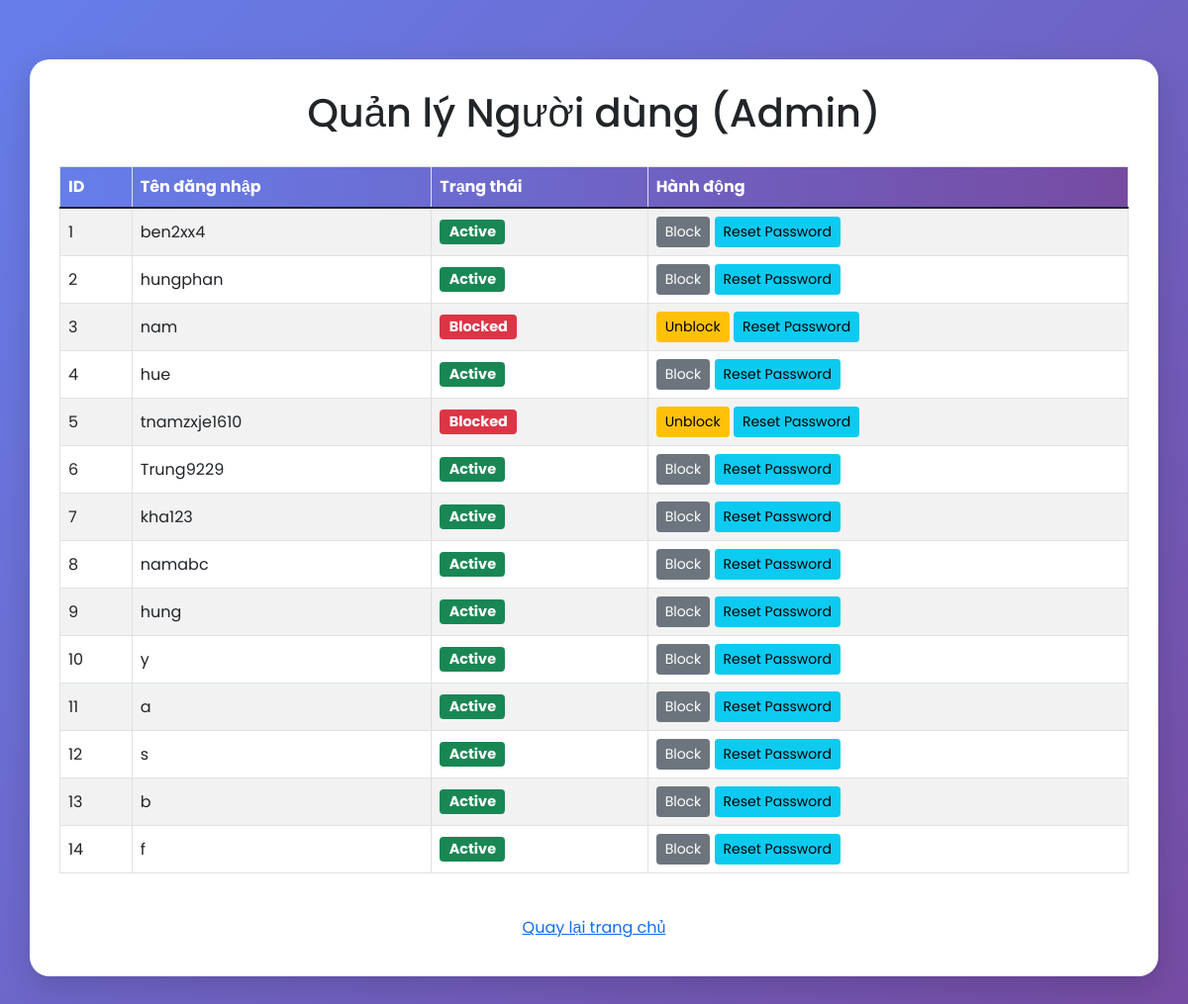
Page /admin (signed in) on the earlier database version.
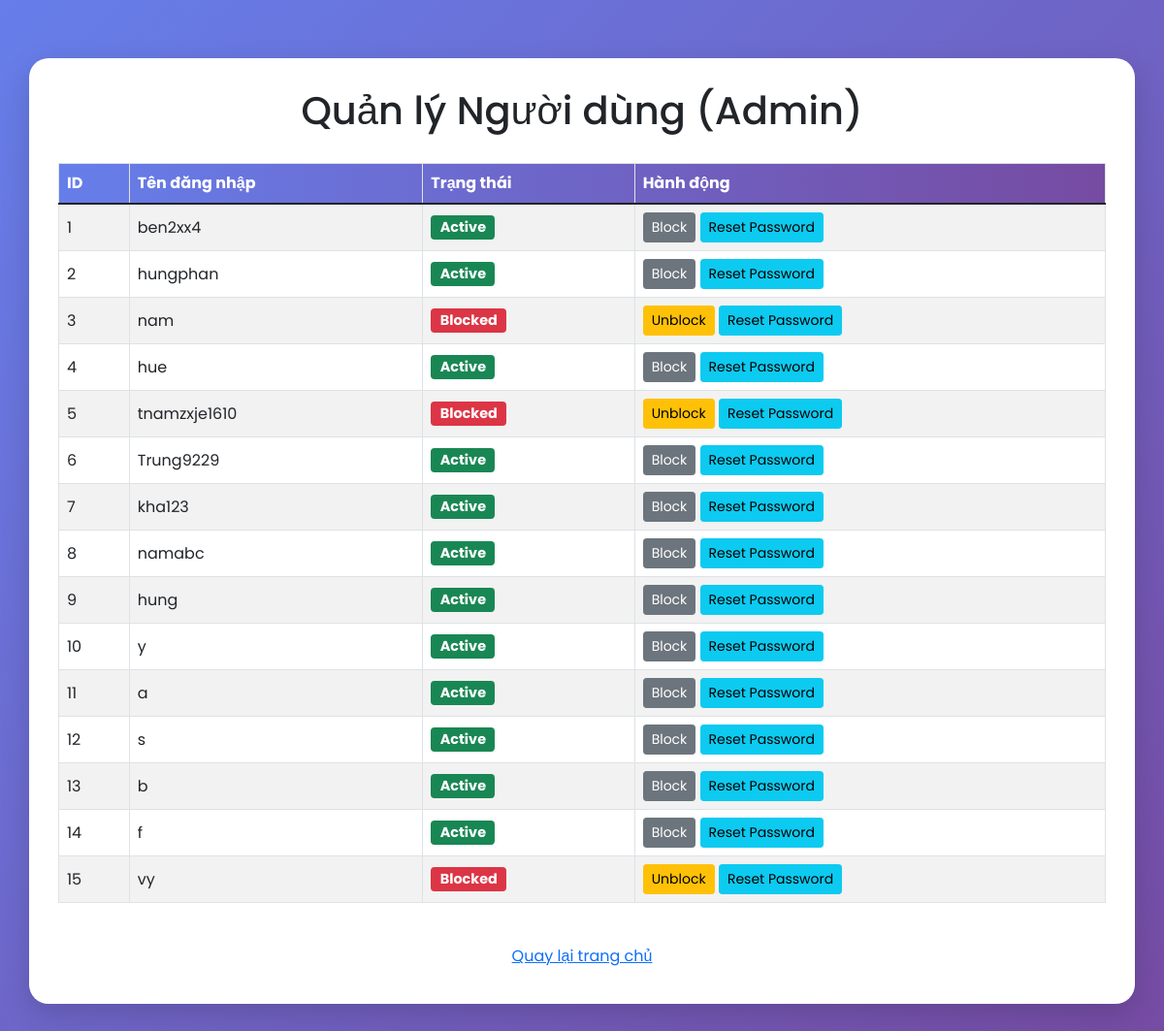
Same page on the later database version.
### app.py (models this page shows)
class User(db.Model):
    id = db.Column(db.Integer, primary_key=True)
    username = db.Column(db.String(50), unique=True, nullable=False)
    password = db.Column(db.String(200), nullable=False)
    is_admin = db.Column(db.Boolean, default=False)
    is_blocked = db.Column(db.Boolean, default=False)
    posts = db.relationship('Post', backref='user', lazy=True)

### app.py (the view)
@app.route('/admin')
def admin():
    user = current_user()
    if not user or not user.is_admin:
        flash('Bạn không có quyền truy cập trang này.')
        return redirect(url_for('home'))
    if user.is_blocked:
        flash('Tài khoản của bạn đã bị khóa!')
        return redirect(url_for('home'))
    users = User.query.all()
    return render_template('admin.html', user=user, users=users)

### app.py (called while the page is built)
def current_user():
    if 'user_id' in session:
        return User.query.get(session['user_id'])
    return None

### Templates/admin.html (shortened to what this page needs)
<!DOCTYPE html>
<html lang="vi">
<head>
  <link href="https://cdn.jsdelivr.net/npm/bootstrap@5.1.3/dist/css/bootstrap.min.css" rel="stylesheet">
</head>
<body>
  <div class="container">
    <h1>Quản lý Người dùng (Admin)</h1>
    <div class="table-responsive">
      <table class="table table-bordered table-striped">
        <thead>
          <tr>
            <th>ID</th>
            <th>Tên đăng nhập</th>
            <th>Trạng thái</th>
            <th>Hành động</th>
          </tr>
        </thead>
        <tbody>
          {% for u in users %}
          <tr>
            <td>{{ u.id }}</td>
            <td>{{ u.username }}</td>
            <td>
              {% if u.is_blocked %}
                <span class="badge bg-danger">Blocked</span>
              {% else %}
                <span class="badge bg-success">Active</span>
              {% endif %}
            </td>
            <td>
              {% if u.is_blocked %}
                <a href="{{ url_for('unblock_user', user_id=u.id) }}" class="btn btn-sm btn-warning">Unblock</a>
              {% else %}
                <a href="{{ url_for('block_user', user_id=u.id) }}" class="btn btn-sm btn-secondary">Block</a>
              {% endif %}
              <a href="{{ url_for('reset_password', user_id=u.id) }}" class="btn btn-sm btn-info">Reset Password</a>
            </td>
          </tr>
          {% endfor %}
        </tbody>
      </table>
    </div>
    <a href="{{ url_for('home') }}" class="btn btn-link">Quay lại trang chủ</a>
  </div>
</body>
</html>

### Templates/admin.html (style rules this page uses)
body { font-family: 'Poppins', sans-serif; background: linear-gradient(135deg, #667eea, #764ba2); margin: 0; padding: 20px; }
.container { background: white; border-radius: 20px; padding: 30px; box-shadow: 0 10px 30px rgba(0, 0, 0, 0.15); margin-top: 40px; margin-bottom: 40px; }
h1 { text-align: center; margin-bottom: 30px; }
.table-responsive { margin-top: 20px; }
.table thead { background: linear-gradient(to right, #667eea, #764ba2); color: #fff; }
.table td, .table th { vertical-align: middle; }
.badge { font-size: 0.9rem; }
a.btn-link { margin-top: 20px; display: block; text-align: center; }

Differences in the rows shown:
added User: id "15", username "vy", is_blocked "Blocked"
